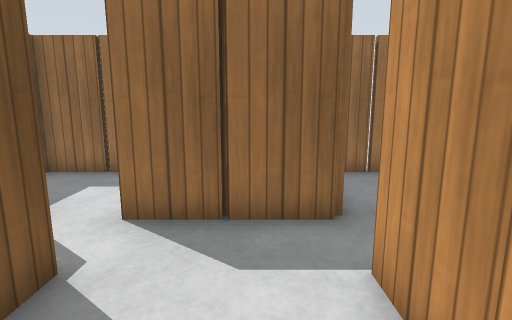
View 1 (above)

24 first-person views from a walk through a robot-simulator world made for Gazebo. The camera is 1 m above the floor, tilts 10° down and sees 80° across. The floor is counted in squares, 0.5 m on a side. Each view is taken from the middle of a square. On the plan, view 1 faces up. The plan holds only what a view shows up to about 17 squares ahead; the rest is blank. Gazebo's built-in surfaces are drawn with simple patterns.

View 2
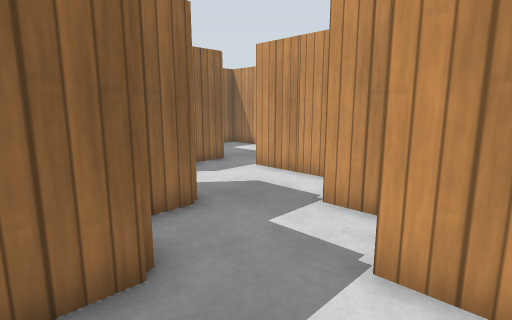

View 3
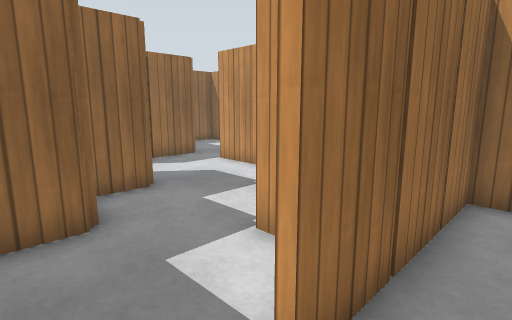

View 4
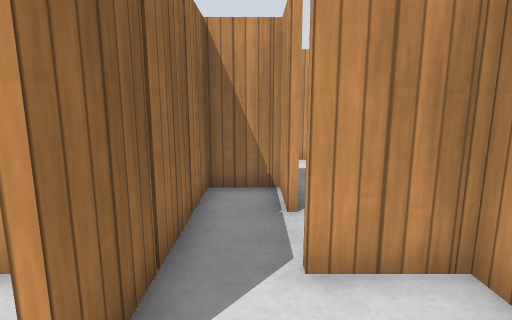

View 5
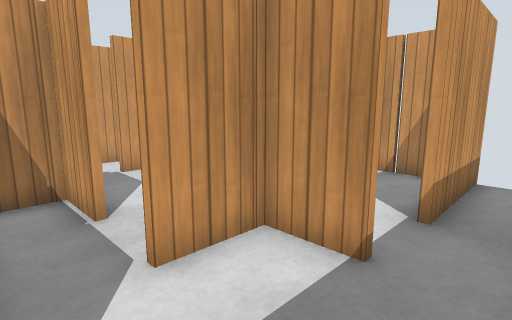

View 6
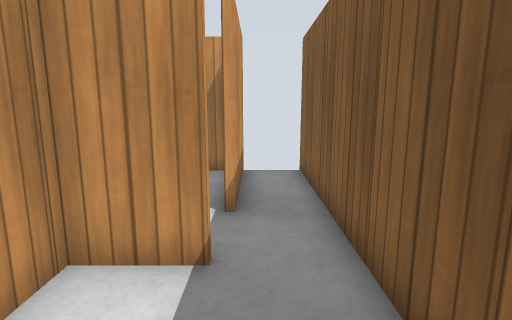

View 7
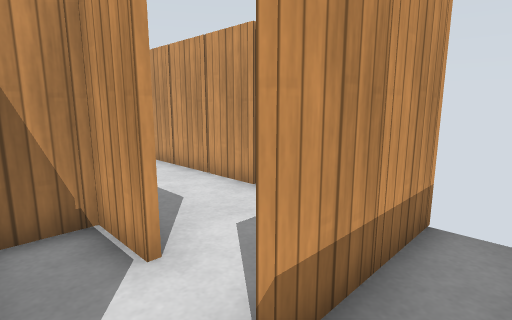

View 8
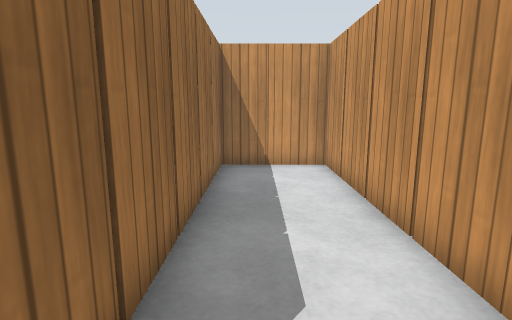

View 9
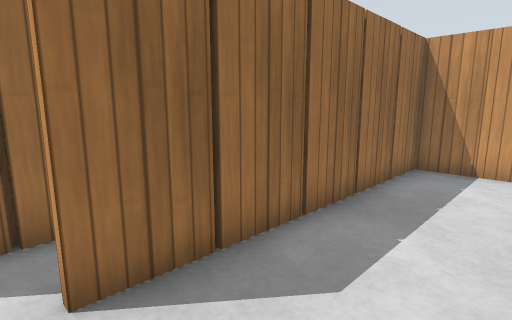

View 10
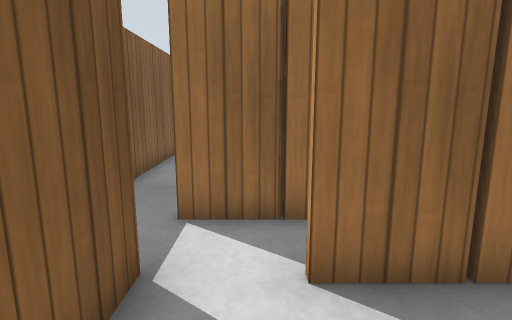

View 11
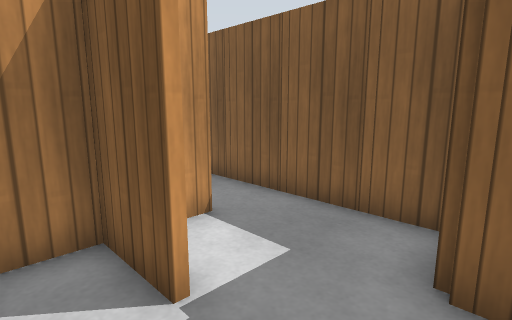

View 12
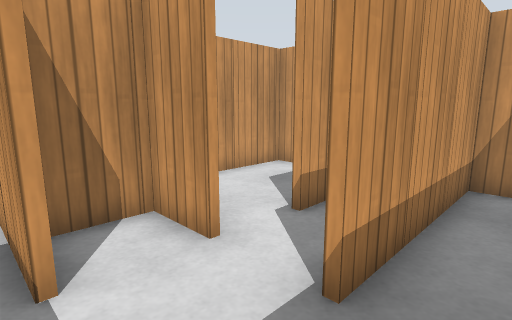

View 13
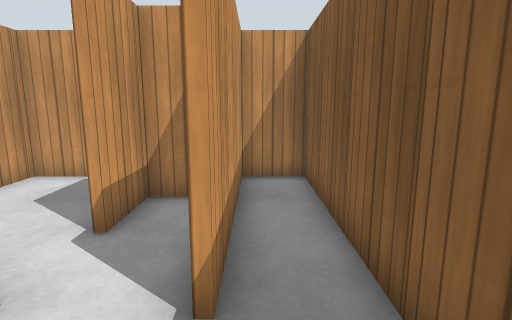

View 14
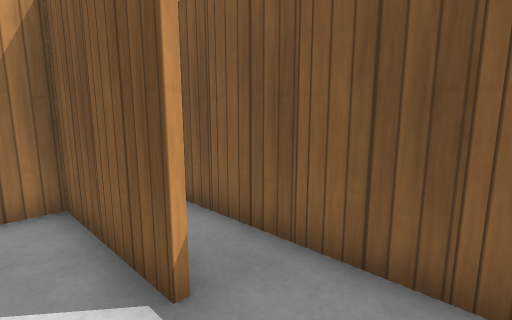

View 15
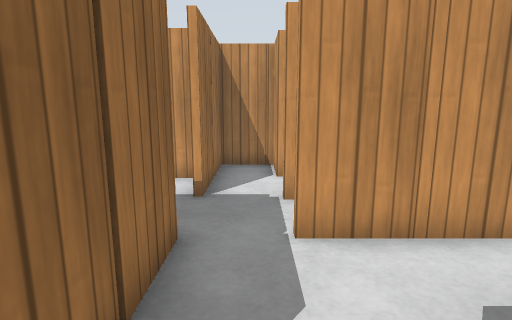

View 16
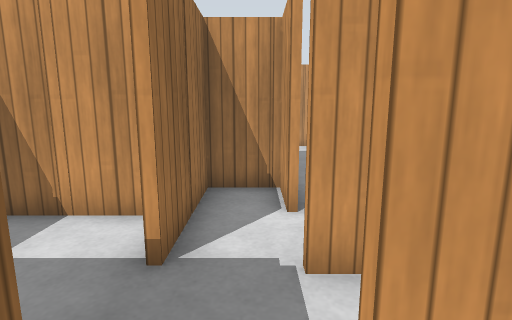

View 17
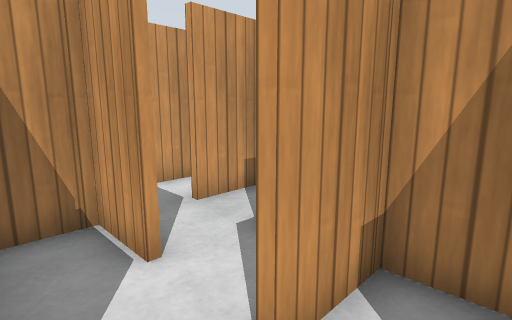

View 18
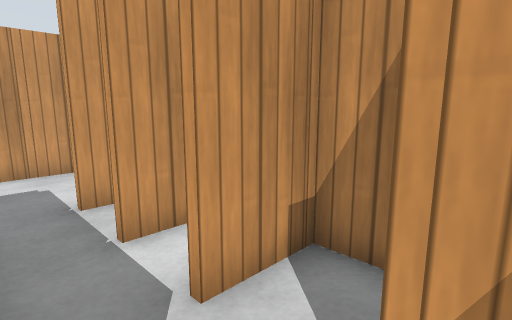

View 19
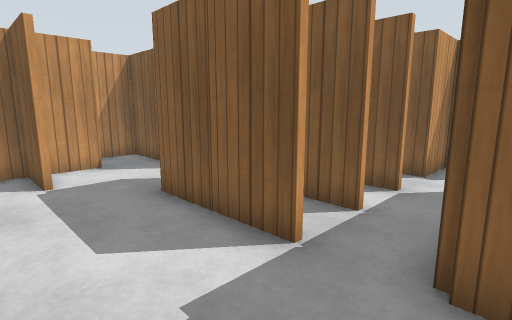

View 20
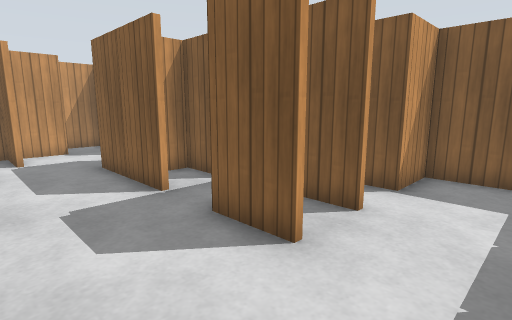

View 21
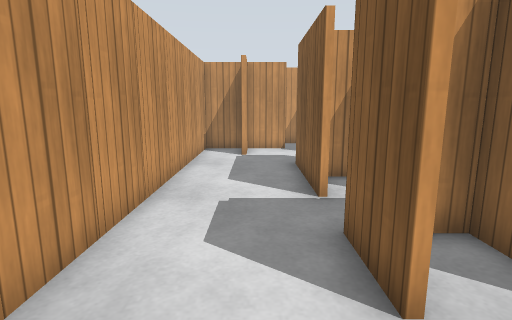

View 22
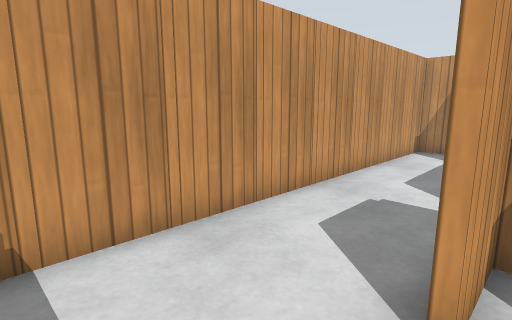

View 23
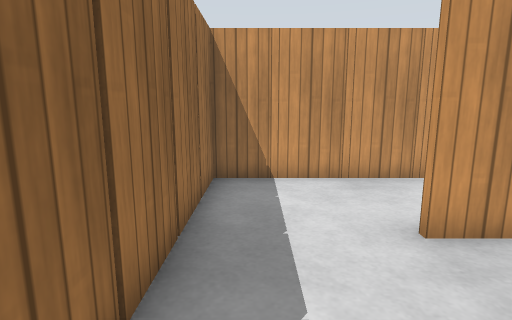

View 24
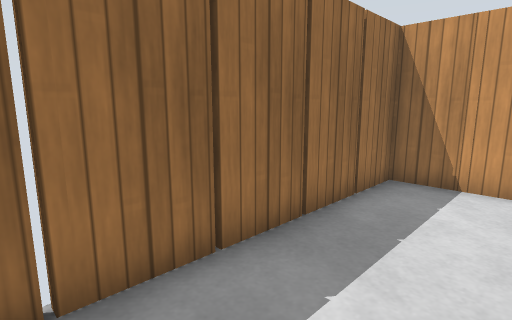

### Floor plan
Ten units are one square. View 1 is at (0, 0); x grows to the right and y downward. Boxes are objects, and circles mark ways between rooms. Rooms are numbered by the first view taken in them; rooms with no view inside come last. Other rooms are left out.
<svg viewBox="-80 -100 250 260">
<path fill="none" stroke="#000" d="M-2 6 14 6 14 -35M-25 -12 -39 -12M-6 19 -6 5M-24 25 -24 45M-44 0 -44 5M21 -14 41 -14M-45 8 -60 8M-24 -35 -24 -25M-26 39 -26 25M34 -15 34 -35M-64 11 -64 46M15 -52 -25 -52M-45 46 -38 46M45 -52 35 -52M-45 86 -26 86 -26 65M-64 46 -64 85M-5 66 14 66 14 48 -45 48M-25 106 -6 106 -6 92M-4 144 74 144 74 108 -25 108M-25 88 -45 88M-44 105 -44 125M-41 144 -20 144M-46 145 -46 105M-64 85 -64 135M-44 -55 -44 -35M-44 -26 -44 -14 -26 -14 -26 -35M-25 -54 -6 -54 -6 -71M-64 -75 -64 6 -46 6 -46 -55M-45 -92 -65 -92M76 -15 76 -5M96 -15 96 5M94 -1 94 -15M64 6 74 6 74 -15M114 -8 114 -15M105 6 110 6M41 -14 56 -14 56 -8M116 -15 116 5M114 -35 114 -55M116 14 116 25M116 -55 116 -35M96 -55 96 -35M65 -54 76 -54 76 -45M136 45 136 65M56 -66 56 -55M134 62 134 45M115 66 154 66 154 -92 70 -92M55 -34 74 -34 74 -52 45 -52"/>
<rect x="-75" y="35" width="10" height="10" fill="#bbb"><title>wooden post</title></rect>
<rect x="-75" y="15" width="10" height="10" fill="#bbb"><title>wooden post</title></rect>
<rect x="-45" y="5" width="10" height="10" fill="#bbb"><title>wooden post</title></rect>
<rect x="-35" y="35" width="10" height="10" fill="#bbb"><title>wooden post</title></rect>
<rect x="-25" y="-15" width="10" height="10" fill="#bbb"><title>wooden post</title></rect>
<rect x="-5" y="-55" width="10" height="10" fill="#bbb"><title>wooden post</title></rect>
<rect x="5" y="-25" width="10" height="10" fill="#bbb"><title>wooden post</title></rect>
<rect x="25" y="-25" width="10" height="10" fill="#bbb"><title>wooden post</title></rect>
<rect x="-75" y="75" width="10" height="10" fill="#bbb"><title>wooden post</title></rect>
<rect x="-75" y="55" width="10" height="10" fill="#bbb"><title>wooden post</title></rect>
<rect x="-35" y="75" width="10" height="10" fill="#bbb"><title>wooden post</title></rect>
<rect x="-25" y="45" width="10" height="10" fill="#bbb"><title>wooden post</title></rect>
<rect x="-5" y="45" width="10" height="10" fill="#bbb"><title>wooden post</title></rect>
<rect x="-75" y="135" width="20" height="20" fill="#bbb"><title>other object</title></rect>
<rect x="-75" y="115" width="10" height="10" fill="#bbb"><title>wooden post</title></rect>
<rect x="-75" y="95" width="10" height="10" fill="#bbb"><title>wooden post</title></rect>
<rect x="-55" y="145" width="10" height="10" fill="#bbb"><title>wooden post</title></rect>
<rect x="-45" y="125" width="10" height="10" fill="#bbb"><title>wooden post</title></rect>
<rect x="-25" y="135" width="10" height="10" fill="#bbb"><title>wooden post</title></rect>
<rect x="-25" y="85" width="10" height="10" fill="#bbb"><title>wooden post</title></rect>
<rect x="-15" y="95" width="10" height="10" fill="#bbb"><title>wooden post</title></rect>
<rect x="-5" y="135" width="10" height="10" fill="#bbb"><title>wooden post</title></rect>
<rect x="-5" y="105" width="10" height="10" fill="#bbb"><title>wooden post</title></rect>
<rect x="15" y="135" width="10" height="10" fill="#bbb"><title>wooden post</title></rect>
<rect x="15" y="105" width="10" height="10" fill="#bbb"><title>wooden post</title></rect>
<rect x="35" y="135" width="10" height="10" fill="#bbb"><title>wooden post</title></rect>
<rect x="35" y="105" width="10" height="10" fill="#bbb"><title>wooden post</title></rect>
<rect x="55" y="135" width="10" height="10" fill="#bbb"><title>wooden post</title></rect>
<rect x="55" y="105" width="10" height="10" fill="#bbb"><title>wooden post</title></rect>
<rect x="65" y="115" width="20" height="20" fill="#bbb"><title>wooden post</title></rect>
<rect x="-75" y="-5" width="10" height="10" fill="#bbb"><title>wooden post</title></rect>
<rect x="-75" y="-25" width="10" height="10" fill="#bbb"><title>wooden post</title></rect>
<rect x="-75" y="-45" width="10" height="10" fill="#bbb"><title>wooden post</title></rect>
<rect x="-75" y="-65" width="10" height="10" fill="#bbb"><title>wooden post</title></rect>
<rect x="-75" y="-85" width="10" height="10" fill="#bbb"><title>wooden post</title></rect>
<rect x="-55" y="-25" width="10" height="10" fill="#bbb"><title>wooden post</title></rect>
<rect x="-45" y="-35" width="10" height="10" fill="#bbb"><title>wooden post</title></rect>
<rect x="-45" y="-95" width="10" height="10" fill="#bbb"><title>wooden post</title></rect>
<rect x="-15" y="-65" width="10" height="10" fill="#bbb"><title>wooden post</title></rect>
<rect x="65" y="-5" width="10" height="10" fill="#bbb"><title>wooden post</title></rect>
<rect x="85" y="-5" width="10" height="10" fill="#bbb"><title>wooden post</title></rect>
<rect x="95" y="-35" width="10" height="10" fill="#bbb"><title>wooden post</title></rect>
<rect x="55" y="-75" width="10" height="10" fill="#bbb"><title>wooden post</title></rect>
<rect x="75" y="-95" width="10" height="10" fill="#bbb"><title>wooden post</title></rect>
<rect x="85" y="-45" width="10" height="10" fill="#bbb"><title>wooden post</title></rect>
<rect x="95" y="-95" width="10" height="10" fill="#bbb"><title>wooden post</title></rect>
<rect x="115" y="25" width="10" height="10" fill="#bbb"><title>wooden post</title></rect>
<rect x="115" y="5" width="10" height="10" fill="#bbb"><title>wooden post</title></rect>
<rect x="115" y="-35" width="10" height="10" fill="#bbb"><title>wooden post</title></rect>
<rect x="115" y="-95" width="10" height="10" fill="#bbb"><title>wooden post</title></rect>
<rect x="125" y="55" width="10" height="10" fill="#bbb"><title>wooden post</title></rect>
<rect x="135" y="-95" width="10" height="10" fill="#bbb"><title>wooden post</title></rect>
<rect x="145" y="55" width="10" height="10" fill="#bbb"><title>wooden post</title></rect>
<rect x="155" y="45" width="10" height="10" fill="#bbb"><title>wooden post</title></rect>
<rect x="155" y="25" width="10" height="10" fill="#bbb"><title>wooden post</title></rect>
<rect x="155" y="5" width="10" height="10" fill="#bbb"><title>wooden post</title></rect>
<rect x="155" y="-15" width="10" height="10" fill="#bbb"><title>wooden post</title></rect>
<rect x="155" y="-35" width="10" height="10" fill="#bbb"><title>wooden post</title></rect>
<rect x="155" y="-55" width="10" height="10" fill="#bbb"><title>wooden post</title></rect>
<rect x="155" y="-75" width="10" height="10" fill="#bbb"><title>wooden post</title></rect>
<rect x="55" y="-55" width="10" height="10" fill="#bbb"><title>wooden post</title></rect>
<rect x="65" y="-45" width="10" height="10" fill="#bbb"><title>wooden post</title></rect>
<circle cx="-60" cy="50" r="3" fill="#2a7"/>
<circle cx="-20" cy="-40" r="3" fill="#2a7"/>
<circle cx="40" cy="-40" r="3" fill="#2a7"/>
<circle cx="-60" cy="90" r="3" fill="#2a7"/>
<circle cx="120" cy="-20" r="3" fill="#2a7"/>
<circle cx="50" cy="-30" r="3" fill="#2a7"/>
<text x="-10" y="0">1</text>
<text x="-40" y="60">2</text>
<text x="-10" y="120">3</text>
<text x="-50" y="-50">4</text>
<text x="80" y="-20">5</text>
<text x="120" y="-20">6</text>
<text x="60" y="-40">7</text>
</svg>
Room 1 opens to room 2. Room 1 opens to room 4. Room 1 opens to room 7. Room 2 opens to room 3. Room 5 opens to room 6. Room 5 opens to room 7.

Where each view was taken, in squares from view 1:
view 1: 0 up, 0 right, facing up
view 2: 4 down, 6 left, facing up-right
view 3: 6 down, 6 left, facing up-right
view 4: 6 down, 6 left, facing right
view 5: 5 down, 6 left, facing down-right
view 6: 5 down, 5 left, facing down
view 7: 9 down, 6 left, facing down-right
view 8: 12 down, 3 left, facing right
view 9: 14 down, 3 left, facing up-right
view 10: 14 down, 3 left, facing up
view 11: 0 up, 1 left, facing down-left
view 12: 8 up, 6 left, facing down-right
view 13: 8 up, 5 left, facing down
view 14: 8 up, 3 left, facing down-left
view 15: 4 up, 3 left, facing right
view 16: 4 up, 0 right, facing right
view 17: 5 up, 2 right, facing down-right
view 18: 3 up, 5 right, facing down-right
view 19: 4 up, 15 right, facing down-left
view 20: 8 up, 15 right, facing down-left
view 21: 8 up, 13 right, facing down
view 22: 8 up, 11 right, facing down-right
view 23: 8 up, 7 right, facing right
view 24: 6 up, 7 right, facing up-right
